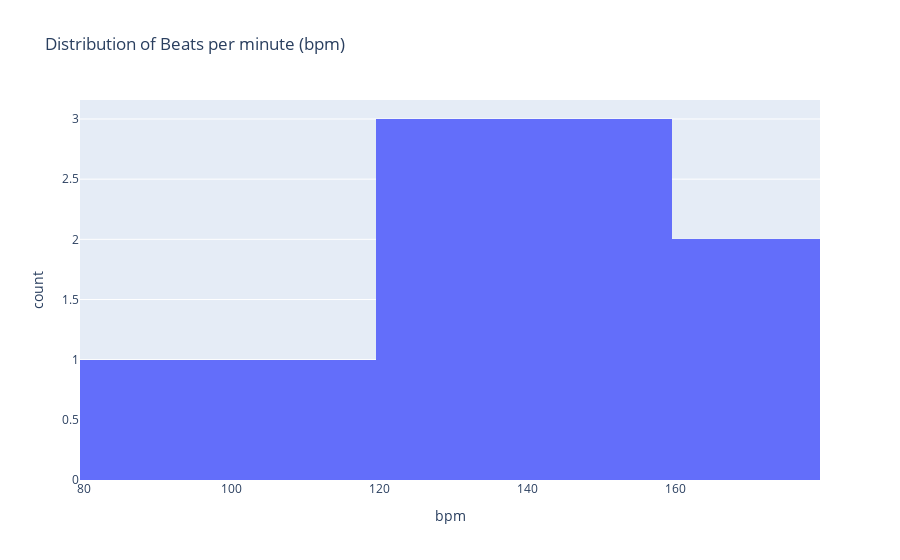
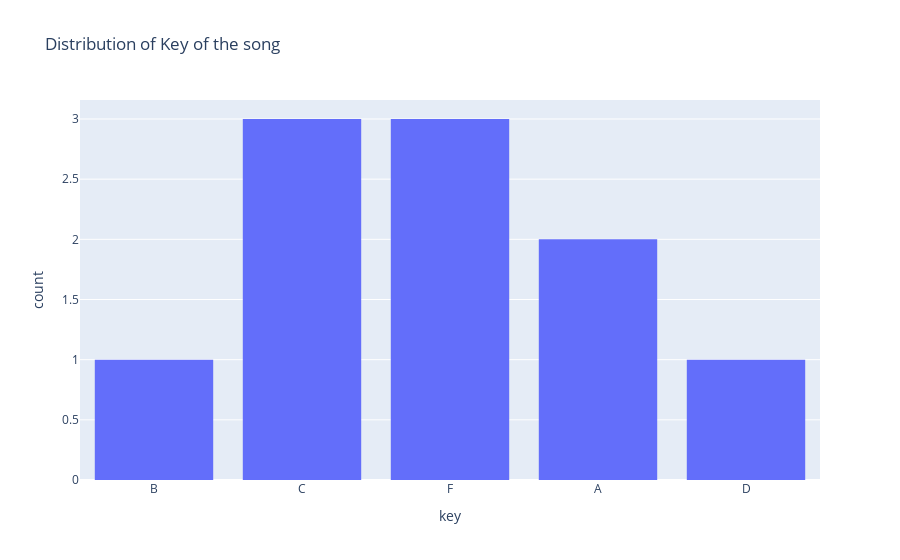
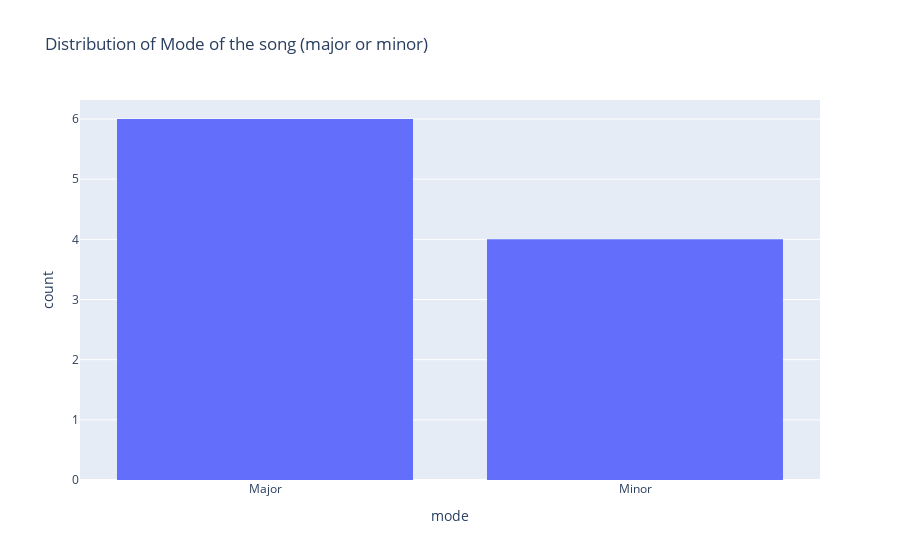

Notebook code for these charts, in order:
### Code cell
# Create histograms for each attribute
fig_bpm = px.histogram(df, x='bpm', title='Distribution of Beats per minute (bpm)')
fig_key = px.histogram(df, x='key', title='Distribution of Key of the song')
fig_mode = px.histogram(df, x='mode', title='Distribution of Mode of the song (major or minor)')
fig_danceability = px.histogram(df, x='danceability_%', title='Distribution of Danceability (%)')
fig_valence = px.histogram(df, x='valence', title='Distribution of Valence')
fig_energy = px.histogram(df, x='energy_%', title='Distribution of Energy (%)')
fig_acousticness = px.histogram(df, x='acousticness', title='Distribution of Acousticness')
fig_instrumentalness = px.histogram(df, x='instrumentalness_%', title='Distribution of Instrumentalness (%)')
fig_liveness = px.histogram(df, x='liveness', title='Distribution of Liveness')
fig_speechiness = px.histogram(df, x='speechiness_%', title='Distribution of Speechiness (%)')

# Show histograms
fig_bpm.show()
fig_key.show()
fig_mode.show()
fig_danceability.show()
fig_valence.show()
fig_energy.show()
fig_acousticness.show()
fig_instrumentalness.show()
fig_liveness.show()
fig_speechiness.show()

### Figure 1 — Plotly figure (JSON) as saved in the notebook; plotly's stock layout.template omitted (floating-point values rounded to 4 significant figures)
{"data": [{"alignmentgroup": "True", "bingroup": "x", "hovertemplate": "bpm=%{x}<br>count=%{y}<extra></extra>", "legendgroup": "", "marker": {"color": "#636efa", "pattern": {"shape": ""}}, "name": "", "offsetgroup": "", "orientation": "v", "showlegend": false, "type": "histogram", "x": [125, 92, 138, 170, 144, 141, 148, 100, 130, 170], "xaxis": "x", "yaxis": "y"}], "layout": {"barmode": "relative", "legend": {"tracegroupgap": 0}, "title": {"text": "Distribution of Beats per minute (bpm)"}, "xaxis": {"anchor": "y", "domain": [0, 1], "title": {"text": "bpm"}}, "yaxis": {"anchor": "x", "domain": [0, 1], "title": {"text": "count"}}}}

### Figure 2 — Plotly figure (JSON) as saved in the notebook; plotly's stock layout.template omitted (floating-point values rounded to 4 significant figures)
{"data": [{"alignmentgroup": "True", "bingroup": "x", "hovertemplate": "key=%{x}<br>count=%{y}<extra></extra>", "legendgroup": "", "marker": {"color": "#636efa", "pattern": {"shape": ""}}, "name": "", "offsetgroup": "", "orientation": "v", "showlegend": false, "type": "histogram", "x": ["B", "C", "F", "A", "A", "C", "F", "F", "C", "D"], "xaxis": "x", "yaxis": "y"}], "layout": {"barmode": "relative", "legend": {"tracegroupgap": 0}, "title": {"text": "Distribution of Key of the song"}, "xaxis": {"anchor": "y", "domain": [0, 1], "title": {"text": "key"}}, "yaxis": {"anchor": "x", "domain": [0, 1], "title": {"text": "count"}}}}

### Figure 3 — Plotly figure (JSON) as saved in the notebook; plotly's stock layout.template omitted (floating-point values rounded to 4 significant figures)
{"data": [{"alignmentgroup": "True", "bingroup": "x", "hovertemplate": "mode=%{x}<br>count=%{y}<extra></extra>", "legendgroup": "", "marker": {"color": "#636efa", "pattern": {"shape": ""}}, "name": "", "offsetgroup": "", "orientation": "v", "showlegend": false, "type": "histogram", "x": ["Major", "Major", "Major", "Major", "Minor", "Major", "Minor", "Major", "Minor", "Minor"], "xaxis": "x", "yaxis": "y"}], "layout": {"barmode": "relative", "legend": {"tracegroupgap": 0}, "title": {"text": "Distribution of Mode of the song (major or minor)"}, "xaxis": {"anchor": "y", "domain": [0, 1], "title": {"text": "mode"}}, "yaxis": {"anchor": "x", "domain": [0, 1], "title": {"text": "count"}}}}
